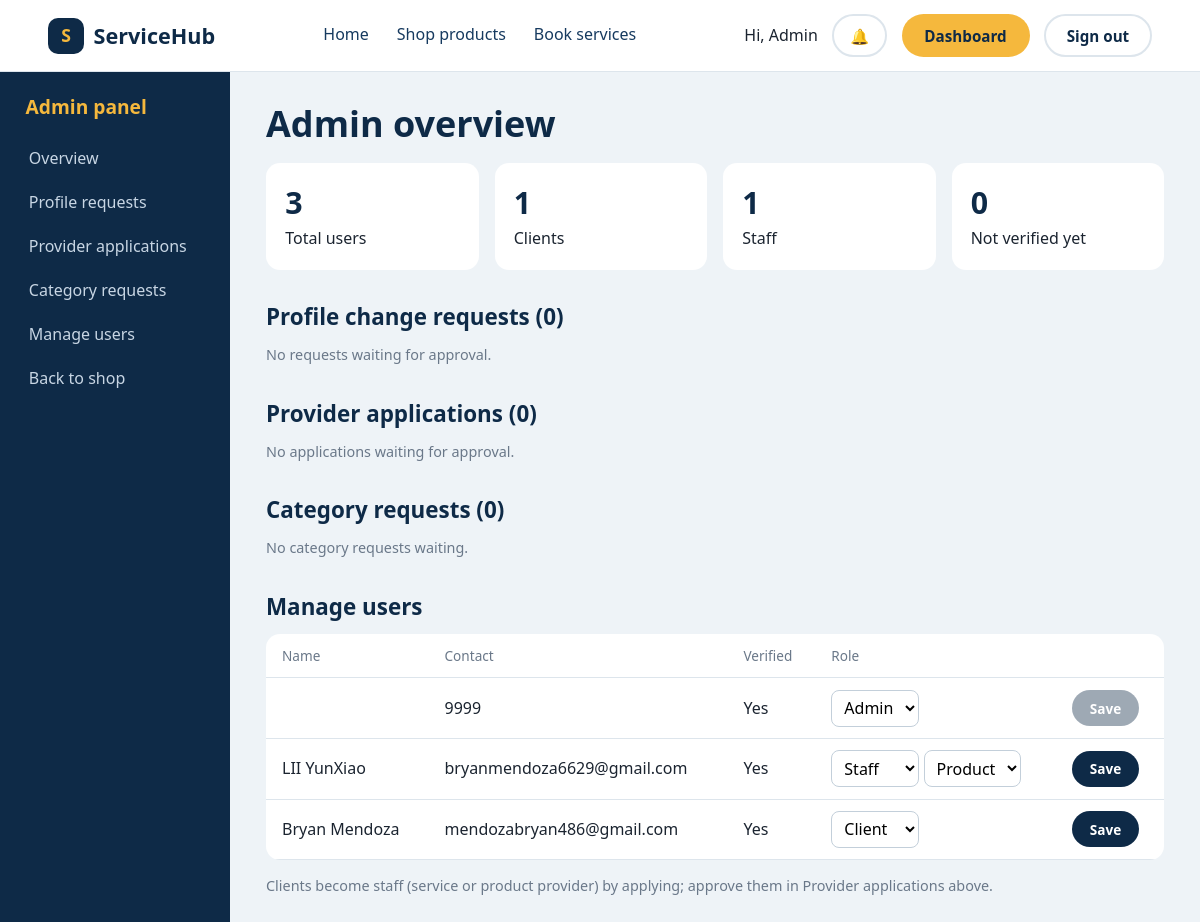
Screenshot of /admin.php (signed in) with the database file from the repository.
### tables this page shows
CREATE TABLE IF NOT EXISTS users (
  id            INT UNSIGNED AUTO_INCREMENT PRIMARY KEY,
  role          ENUM('admin','client','staff') NOT NULL DEFAULT 'client',
  staff_type    ENUM('service','product') NULL,           
  first_name    VARCHAR(60)  NOT NULL,
  middle_name   VARCHAR(60)  NULL,
  last_name     VARCHAR(60)  NOT NULL,
  email         VARCHAR(120) NULL UNIQUE,
  phone         VARCHAR(20)  NULL UNIQUE,
  password_hash VARCHAR(255) NOT NULL,
  address       VARCHAR(255) NOT NULL,
  city          VARCHAR(80)  NOT NULL,
  postal_code   VARCHAR(12)  NULL,
  is_verified   TINYINT(1)   NOT NULL DEFAULT 0,
  photo         VARCHAR(200) NOT NULL DEFAULT '',         
  created_at    TIMESTAMP    NOT NULL DEFAULT CURRENT_TIMESTAMP
);

### includes/bootstrap.php (called while the page is built, shortened)
<?php
function db(): PDO {
    static $pdo = null;
    if (!$pdo) {
        $pdo = new PDO('mysql:host=' . DB_HOST . ';dbname=' . DB_NAME . ';charset=utf8mb4', DB_USER, DB_PASS, [
            PDO::ATTR_ERRMODE            => PDO::ERRMODE_EXCEPTION,
            PDO::ATTR_DEFAULT_FETCH_MODE => PDO::FETCH_ASSOC,
        ]);
    }
    return $pdo;
}

### admin.php (the view, shortened to what this page needs)
<?php
require_once __DIR__ . '/includes/bootstrap.php';
$counts = ['admin' => 0, 'client' => 0, 'staff' => 0];
foreach (db()->query('SELECT role, COUNT(*) n FROM users GROUP BY role') as $r) { $counts[$r['role']] = (int)$r['n']; }
$unverified = (int)db()->query('SELECT COUNT(*) FROM users WHERE is_verified = 0')->fetchColumn();
$users = db()->query('SELECT id, first_name, last_name, email, phone, role, staff_type, is_verified, created_at FROM users ORDER BY id DESC LIMIT 50')->fetchAll();
$requests = db()->query('SELECT pc.*, u.email, u.first_name o_first_name, u.middle_name o_middle_name, u.last_name o_last_name,
                                u.phone o_phone, u.address o_address, u.city o_city, u.postal_code o_postal_code
                         FROM profile_changes pc JOIN users u ON u.id = pc.user_id
                         WHERE pc.status = "pending" ORDER BY pc.id')->fetchAll();
$apps = db()->query('SELECT a.*, u.email, u.phone, u.first_name, u.last_name FROM provider_applications a
                     JOIN users u ON u.id = a.user_id WHERE a.status = "pending" ORDER BY a.id')->fetchAll();
$catReqs = db()->query('SELECT c.*, u.email, u.phone, u.first_name, u.last_name, u.staff_type FROM provider_categories c
                        JOIN users u ON u.id = c.user_id WHERE c.status = "pending" ORDER BY c.id')->fetchAll();
?>
<!DOCTYPE html>
<html lang="en">
<head>
  <link rel="stylesheet" href="css/style.css">
</head>
<body>
  <?php include __DIR__ . '/includes/topbar.php'; ?>
  <div class="dash">
    <?php include __DIR__ . '/includes/sidebar.php'; ?>
    <main class="dash-main">
      <h1 id="overview">Admin overview</h1>
      <div class="cards">
        <div class="card"><span class="stat-value"><?= array_sum($counts) ?></span><span>Total users</span></div>
        <div class="card"><span class="stat-value"><?= $counts['client'] ?></span><span>Clients</span></div>
        <div class="card"><span class="stat-value"><?= $counts['staff'] ?></span><span>Staff</span></div>
        <div class="card"><span class="stat-value"><?= $unverified ?></span><span>Not verified yet</span></div>
      </div>
      <h2 id="requests">Profile change requests (<?= count($requests) ?>)</h2>
      <?php if (!$requests): ?>
        <p class="muted">No requests waiting for approval.</p>
      <?php endif; ?>
      <h2 id="applications">Provider applications (<?= count($apps) ?>)</h2>
      <?php if (!$apps): ?>
        <p class="muted">No applications waiting for approval.</p>
      <?php endif; ?>
      <h2 id="category-requests">Category requests (<?= count($catReqs) ?>)</h2>
      <?php if (!$catReqs): ?>
        <p class="muted">No category requests waiting.</p>
      <?php endif; ?>
      <h2 id="users">Manage users</h2>
      <div class="table-wrap">
        <table class="tbl">
          <thead><tr><th>Name</th><th>Contact</th><th>Verified</th><th>Role</th><th></th></tr></thead>
          <tbody>
          <?php foreach ($users as $u): ?>
            <tr>
              <td><?= htmlspecialchars($u['first_name'] . ' ' . $u['last_name']) ?></td>
              <td><?= htmlspecialchars($u['email'] ?: $u['phone']) ?></td>
              <td><?= $u['is_verified'] ? 'Yes' : 'No' ?></td>
              <td>
                <select name="role" form="f<?= $u['id'] ?>" aria-label="Role">
                  <?php foreach (($u['role'] === 'staff' ? ['client', 'staff', 'admin'] : ['client', 'admin']) as $r): ?>
                    <option value="<?= $r ?>" <?= $u['role'] === $r ? 'selected' : '' ?>><?= ucfirst($r) ?></option>
                  <?php endforeach; ?>
                </select>
                <?php if ($u['role'] === 'staff'): ?>
                  <select name="staff_type" form="f<?= $u['id'] ?>" aria-label="Provider type">
                    <option value="product" <?= $u['staff_type'] === 'product' ? 'selected' : '' ?>>Product</option>
                  </select>
                <?php endif; ?>
              </td>
              <td><button class="btn btn-small" type="submit" form="f<?= $u['id'] ?>" <?= $u['id'] == $_SESSION['user_id'] ? 'disabled' : '' ?>>Save</button></td>
            </tr>
          <?php endforeach; ?>
          </tbody>
        </table>
      </div>
      <p class="muted">Clients become staff (service or product provider) by applying; approve them in Provider applications above.</p>
    </main>
  </div>
</body>
</html>

### css/style.css (style rules this page uses)
:root { --navy: #0e2a47; --navy-2: #163a5f; --marigold: #f5b83d; --teal: #1f8a8a; --mist: #eef3f7; --ink: #1b2430; --muted: #6a7889; --white: #ffffff; --line: #dde5ec; --header-h: 72px; --font-head: 'Bricolage Grotesque', 'Segoe UI', sans-serif; --font-body: 'DM Sans', 'Segoe UI', sans-serif; }
*, *::before, *::after { box-sizing: border-box; }
html { scroll-behavior: smooth; scroll-padding-top: var(--header-h); }
body { margin: 0; font-family: var(--font-body); color: var(--ink); background: var(--white); line-height: 1.55; }
h1, h2, h3 { font-family: var(--font-head); margin: 0; line-height: 1.1; }
.muted { color: var(--muted); font-size: .9rem; }
.btn { display: inline-block; cursor: pointer; font: 700 .95rem var(--font-body); padding: .6rem 1.3rem; border-radius: 999px; border: 2px solid transparent; text-decoration: none; text-align: center; transition: transform .15s ease, background .15s ease; }
.btn-small { background: var(--navy); color: var(--white); padding: .4rem 1rem; font-size: .85rem; }
.stat-value { font: 800 1.6rem var(--font-head); color: var(--navy); }
.dash { display: grid; grid-template-columns: 230px minmax(0, 1fr); min-height: calc(100vh - var(--header-h)); background: var(--mist); }
.dash-main { padding: 2rem clamp(1rem, 3vw, 2.5rem) 3rem; }
.dash-main h1 { font-size: clamp(1.7rem, 3vw, 2.3rem); color: var(--navy); margin-bottom: 1.2rem; }
.dash-main h2 { font-size: 1.4rem; color: var(--navy); margin: 2.2rem 0 .9rem; }
.cards { display: grid; grid-template-columns: repeat(auto-fit, minmax(170px, 1fr)); gap: 1rem; }
.card { background: var(--white); border-radius: 14px; padding: 1.2rem; display: flex; flex-direction: column; gap: .2rem; }
.card .stat-value { font: 800 1.9rem var(--font-head); color: var(--navy); }
.table-wrap { overflow-x: auto; background: var(--white); border-radius: 14px; }
.tbl { width: 100%; border-collapse: collapse; min-width: 640px; }
.tbl th, .tbl td { text-align: left; padding: .7rem 1rem; border-bottom: 1px solid var(--line); }
.tbl th { font-size: .85rem; color: var(--muted); font-weight: 500; }
.tbl select { padding: .35rem .5rem; border: 1px solid #c3cfda; border-radius: 8px; font: inherit; background: var(--white); }
.btn:disabled { opacity: .4; cursor: not-allowed; }

### rows the page displays
users: email "9999", is_verified "Yes", role "Admin"
users: first_name+last_name "LII YunXiao", email "bryanmendoza6629@gmail.com", is_verified "Yes", role "Staff", staff_type "Product"
users: first_name+last_name "Bryan Mendoza", email "mendozabryan486@gmail.com", is_verified "Yes", role "Client"

### other values shown
SITE_NAME "ServiceHub"
$_SESSION['user'] "Admin"
$panelTitle "Admin panel"
$menuLabel "Overview"
$menuLabel "Profile requests"
$menuLabel "Provider applications"
$menuLabel "Category requests"
$menuLabel "Manage users"
array_sum($counts) "3"
$counts['client'] "1"
$counts['staff'] "1"
$unverified "0"
count($requests) "0"
count($apps) "0"
count($catReqs) "0"
